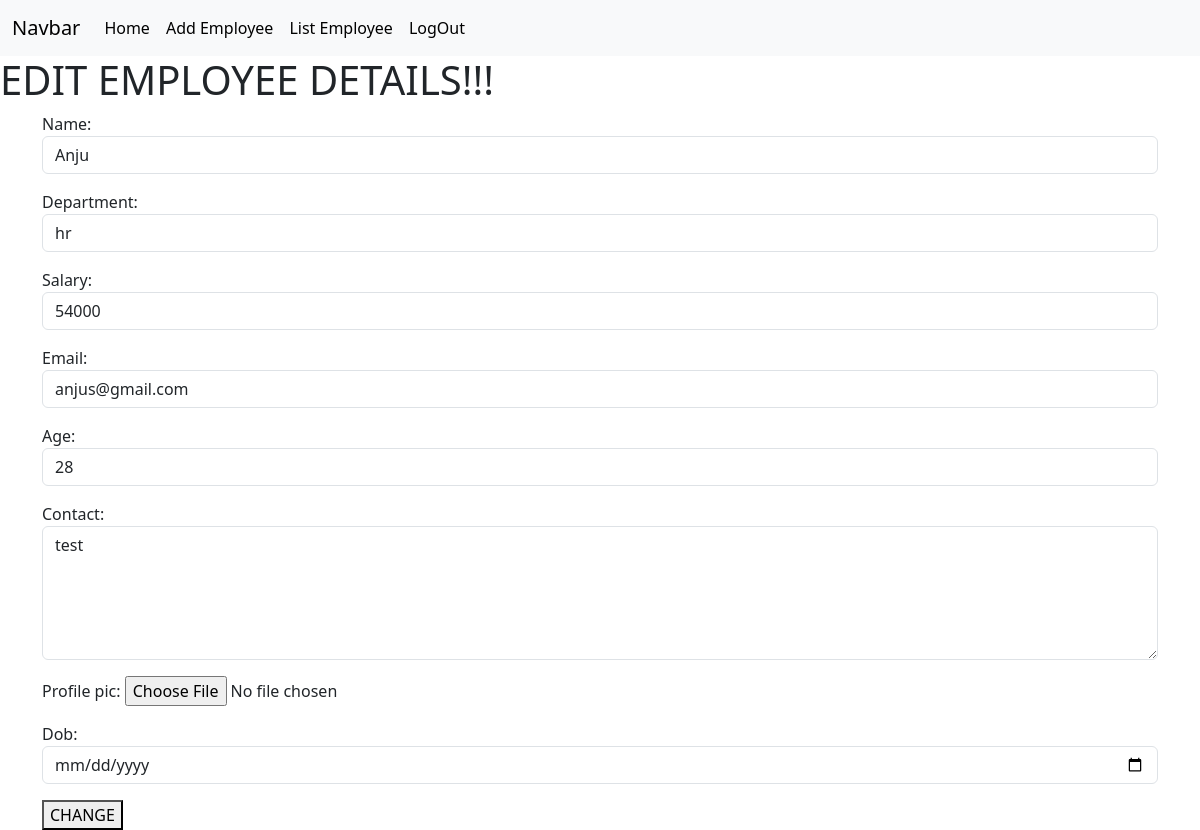
The app's page /employees/9/edit (signed in) with its own data.
### crm/models.py (models this page shows, shortened)
class Employees(models.Model):
    name=models.CharField(max_length=100)
    department=models.CharField(max_length=100)
    salary=models.PositiveIntegerField()
    email=models.EmailField(unique=True)
    age=models.PositiveIntegerField()
    contact=models.CharField(max_length=12,null=True)
    profile_pic=models.ImageField(upload_to="images",null=True,blank=True)
    dob=models.DateField(null=True,blank=True)

### crm/views.py (the view, shortened to what this page needs)
# urls.py: path("employees/<int:pk>/edit",views.EmployeeUpdateView.as_view(),name="emp_edit"),
@method_decorator(signin_required,name="dispatch")
class EmployeeUpdateView(View):
    def get(self,request,*args,**kwargs):
        id=kwargs.get("pk")
        obj=Employees.objects.get(id=id)
        form=EmployeeModelForm(instance=obj)
        return render(request,"emp_edit.html",{"form":form})

### crm/forms.py
class EmployeeModelForm(forms.ModelForm):
    class Meta:
        model=Employees
        fields="__all__"
        widgets={
            "name":forms.TextInput(attrs={"class":"form-control"}),
            "department":forms.TextInput(attrs={"class":"form-control"}),
            "salary":forms.NumberInput(attrs={"class":"form-control"}),
            "email":forms.EmailInput(attrs={"class":"form-control"}),
            "age":forms.NumberInput(attrs={"class":"form-control"}),
            "contact":forms.Textarea(attrs={"class":"form-control","rows":5}),
            "dob":forms.DateInput(attrs={"class":"form-control","type":"date"})
        }

### crm/views.py (called while the page is built)
def signin_required(fn):
    def wrapper(request,*args,**kwargs):
        if not request.user.is_authenticated:
            messages.error(request,"Invalid Session")
            return redirect("sign_in")
        else:
            return fn(request,*args,**kwargs)
    return wrapper

### crm/templates/emp_edit.html (shortened to what this page needs)
{%extends 'base.html'%}
{%block body_block%}
<h1>EDIT EMPLOYEE DETAILS!!!</h1>
    <div class="container">
        <form action="" method="post" enctype="multipart/form-data">
            {{form.as_p}}
            <button type="submit">CHANGE</button>
        </form>
    </div>
{%endblock%}

### records on screen
Employees: name "Anju", department "hr", salary "54000", email "anjus@gmail.com", age "28", contact "test"
